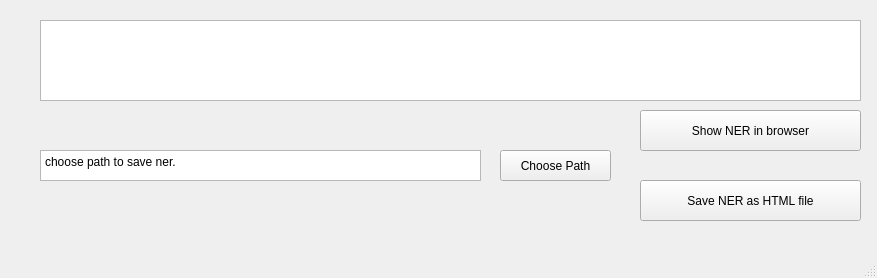
<?xml version="1.0" encoding="UTF-8"?>
<ui version="4.0">
 <class>MainWindow</class>
 <widget class="QMainWindow" name="MainWindow">
  <property name="geometry">
   <rect>
    <x>0</x>
    <y>0</y>
    <width>877</width>
    <height>278</height>
   </rect>
  </property>
  <property name="windowTitle">
   <string>MainWindow</string>
  </property>
  <widget class="QWidget" name="centralwidget">
   <widget class="QTableWidget" name="showExcel">
    <property name="geometry">
     <rect>
      <x>40</x>
      <y>20</y>
      <width>821</width>
      <height>81</height>
     </rect>
    </property>
   </widget>
   <widget class="QPushButton" name="showNerButton">
    <property name="geometry">
     <rect>
      <x>640</x>
      <y>110</y>
      <width>221</width>
      <height>41</height>
     </rect>
    </property>
    <property name="text">
     <string>Show NER in browser</string>
    </property>
   </widget>
   <widget class="QPushButton" name="saveNerButton">
    <property name="geometry">
     <rect>
      <x>640</x>
      <y>180</y>
      <width>221</width>
      <height>41</height>
     </rect>
    </property>
    <property name="text">
     <string>Save NER as HTML file</string>
    </property>
   </widget>
   <widget class="QTextBrowser" name="textBrowser">
    <property name="geometry">
     <rect>
      <x>40</x>
      <y>150</y>
      <width>441</width>
      <height>31</height>
     </rect>
    </property>
    <property name="html">
     <string>&lt;!DOCTYPE HTML PUBLIC &quot;-//W3C//DTD HTML 4.0//EN&quot; &quot;http://www.w3.org/TR/REC-html40/strict.dtd&quot;&gt;
&lt;html&gt;&lt;head&gt;&lt;meta name=&quot;qrichtext&quot; content=&quot;1&quot; /&gt;&lt;style type=&quot;text/css&quot;&gt;
p, li { white-space: pre-wrap; }
&lt;/style&gt;&lt;/head&gt;&lt;body style=&quot; font-family:'SimSun'; font-size:9pt; font-weight:400; font-style:normal;&quot;&gt;
&lt;p style=&quot; margin-top:0px; margin-bottom:0px; margin-left:0px; margin-right:0px; -qt-block-indent:0; text-indent:0px;&quot;&gt;choose path to save ner.&lt;/p&gt;&lt;/body&gt;&lt;/html&gt;</string>
    </property>
   </widget>
   <widget class="QPushButton" name="pushButton">
    <property name="geometry">
     <rect>
      <x>500</x>
      <y>150</y>
      <width>111</width>
      <height>31</height>
     </rect>
    </property>
    <property name="text">
     <string>Choose Path</string>
    </property>
   </widget>
  </widget>
  <widget class="QMenuBar" name="menubar">
   <property name="geometry">
    <rect>
     <x>0</x>
     <y>0</y>
     <width>877</width>
     <height>22</height>
    </rect>
   </property>
  </widget>
  <widget class="QStatusBar" name="statusbar"/>
 </widget>
 <resources/>
 <connections/>
</ui>
